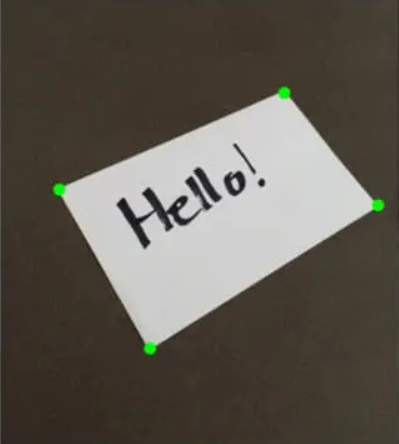
#> input picture hello.png, 399 x 444 px, given as the content of the folder ./docs/, which was not available
$ python multiplemethods.py
#> lines starting #> are read from the running program, lines starting #| are printed output that depends on the picture; after the words box and inside, x2 and y2 are one past the last pixel; in counts of white or black regions, pixels touching at a corner belong together; pictures that were not available may be replaced by others from this repository, and a replacement may not be noted
import cv2 as cv
import numpy as np
import argparse
import imutils
from imutils import build_montages
from imutils import paths

def get_four_corners_iterative(contour):
    peri = cv.arcLength(contour, True)
    for eps in np.linspace(0.01, 0.10, 10):
        approx = cv.approxPolyDP(contour, eps * peri, True)
        if len(approx) == 4:
            return approx.reshape(4, 2)
    return None

def get_min_area_rect(contour):
    rect = cv.minAreaRect(contour)
    box = cv.boxPoints(rect)
    # CRITICAL FIX: Convert float -> int
    return np.int32(box)

def get_convex_hull_approx(contour):
    hull = cv.convexHull(contour)
    peri = cv.arcLength(hull, True)
    approx = cv.approxPolyDP(hull, 0.04 * peri, True)
    if len(approx) == 4:
        return approx.reshape(4, 2)
    return None # Return None if not 4, to stay safe

def get_top_4_farthest(contour):
    M = cv.moments(contour)
    if M["m00"] == 0: return None
    cX = int(M["m10"] / M["m00"])
    cY = int(M["m01"] / M["m00"])

    pts = contour.reshape(-1, 2)

    # Safety: If contour has fewer than 4 points, return all of them
    if len(pts) < 4:
        return pts

    distances = np.sum((pts - np.array([cX, cY]))**2, axis=1)
    top_indices = np.argsort(distances)[::-1][:4]
    return pts[top_indices]

# --- MAIN LOOP ---

ap = argparse.ArgumentParser()
ap.add_argument("-i", "--images", default="./docs/", help="Path to the folder of images")
args = vars(ap.parse_args())

imagePaths = list(paths.list_images(args["images"]))
processed_images = []

print(f"Processing {len(imagePaths)} images...")

for path in imagePaths:
    try:
        # 1. Read & Resize
        img = cv.imread(path)
#> img is the input picture: shape (444, 399, 3); mean B, G, R 81, 89.6, 95.2
        if img is None: continue
        img = imutils.resize(img, height=600)
#> img: shape (600, 539, 3)
        final_viz = img.copy()

        # 2. Preprocessing
        gray = cv.cvtColor(img, cv.COLOR_BGR2GRAY)
        blur = cv.GaussianBlur(gray, (5,5), 0)
        ret, thresh = cv.threshold(blur, 0, 255, cv.THRESH_BINARY | cv.THRESH_OTSU)
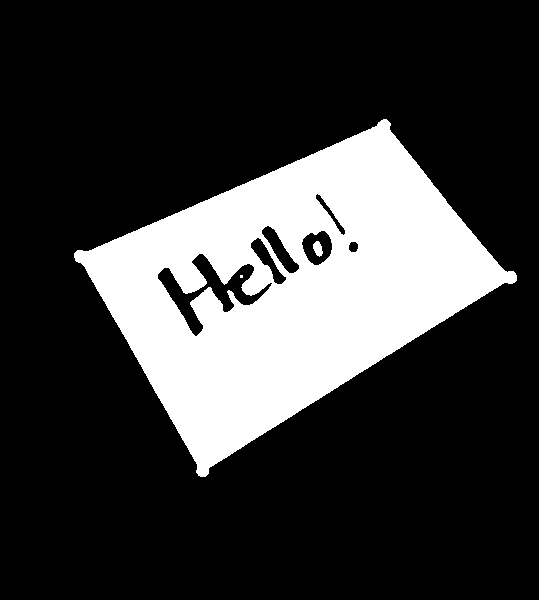
#> thresh: shape (600, 539); 22.8% white; 3 white regions (1 under 20 px)
#> ret = 130

        # 3. Find Contours
        cnts, _ = cv.findContours(thresh.copy(), cv.RETR_EXTERNAL, cv.CHAIN_APPROX_SIMPLE)
#> cnts = 1 contour; box (x1, y1, x2, y2) and area: (74, 119, 517, 477) 77660

        if len(cnts) > 0:
            cnts = sorted(cnts, key=cv.contourArea, reverse=True)
            largest = cnts[0]
#> largest = contour of 741 points, box (x1, y1, x2, y2) (74, 119, 517, 477), area 77660

            # --- BLUE: MinAreaRect (Robust Fix) ---
            try:
                box_rect = get_min_area_rect(largest)
#> in get_min_area_rect, `rect = cv.minAreaRect(contour)`: rect = ((290.6, 269.1), (376, 259.5), -32.12)
#> in get_min_area_rect, `box = cv.boxPoints(rect)`: box = [[200.3, 478.9], [62.38, 259.2], [380.8, 59.26], [518.8, 279]]
#> box_rect = [[200, 478], [62, 259], [380, 59], [518, 279]]
                cv.drawContours(final_viz, [box_rect], -1, (255, 0, 0), 2)
            except Exception as e:
                print(f"Blue failed on {path}: {e}")

            # --- RED: Convex Hull ---
            try:
                hull_pts = get_convex_hull_approx(largest)
#> in get_convex_hull_approx, `hull = cv.convexHull(contour)`: hull = contour of 15 points, box (x1, y1, x2, y2) (74, 119, 517, 477), area 83419
#> in get_convex_hull_approx, `peri = cv.arcLength(hull, True)`: peri = 1178
#> in get_convex_hull_approx, `approx = cv.approxPolyDP(hull, 0.04 * peri, True)`: approx = [[386, 119], [516, 280], [198, 475], [74, 253]]
#> hull_pts = [[386, 119], [516, 280], [198, 475], [74, 253]]
                if hull_pts is not None:
                    cv.drawContours(final_viz, [hull_pts], -1, (0, 0, 255), 7)
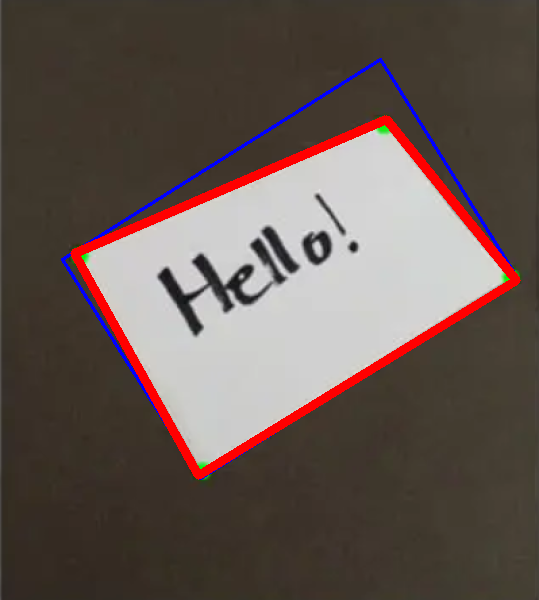
#> final_viz: shape (600, 539, 3); mean B, G, R 80.3, 86.1, 100.2
            except Exception as e:
                print(f"Red failed on {path}: {e}")

            # --- YELLOW: Top 4 (Robust Fix) ---
            try:
                farthest_pts = get_top_4_farthest(largest)
#> in get_top_4_farthest, `M = cv.moments(contour)`: M = moments, m00 77659.5, centre m10/m00, m01/m00 = (288.1, 286.9)
#> in get_top_4_farthest, `cX = int(M["m10"] / M["m00"])`: cX = 288
#> in get_top_4_farthest, `cY = int(M["m01"] / M["m00"])`: cY = 286
#> in get_top_4_farthest, `pts = contour.reshape(-1, 2)`: pts = 741 pairs, first value 74 to 516, second value 119 to 476
#> in get_top_4_farthest, `distances = np.sum((pts - np.array([cX, cY]))**2, axis=1)`: distances = 741 values, max 52105 at index 676, min 12274 at index 549, mean 26466.8
#> in get_top_4_farthest, `top_indices = np.argsort(distances)[::-1][:4]`: top_indices = [676, 675, 678, 677]
#> farthest_pts = [[516, 275], [516, 280], [515, 273], [515, 274]]
                if farthest_pts is not None:
                    for pt in farthest_pts:
                        # CRITICAL FIX: Cast to standard Python int for drawing
                        pt_tuple = (int(pt[0]), int(pt[1]))
                        cv.circle(final_viz, pt_tuple, 8, (0, 255, 255), -1)
#> this loop made 4 passes
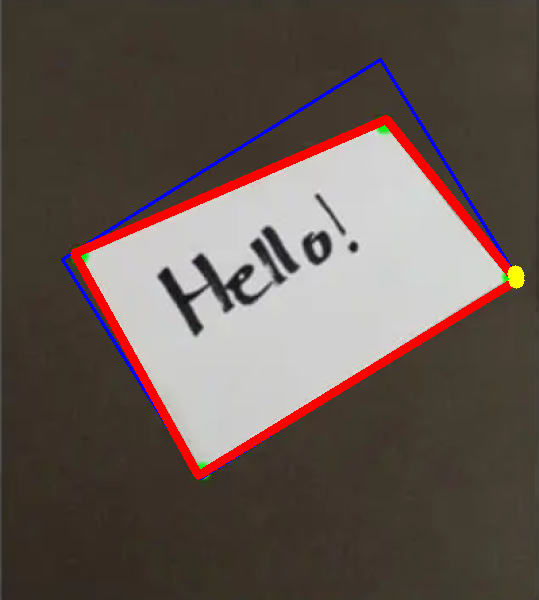
#> final_viz: shape (600, 539, 3); 0.1% of pixels changed, all inside (x1, y1, x2, y2) = (507, 265, 525, 289)
            except Exception as e:
                print(f"Yellow failed on {path}: {e}")

            # --- GREEN: Iterative ---
            try:
                iter_pts = get_four_corners_iterative(largest)
#> in get_four_corners_iterative, `peri = cv.arcLength(contour, True)`: peri = 1270
#> the loop in get_four_corners_iterative, `for eps in np.linspace(0.01, 0.10, 10):` made 1 pass
#> approx on pass 1: [[386, 119], [74, 253], [198, 475], [516, 280]]
#> iter_pts = [[386, 119], [74, 253], [198, 475], [516, 280]]
                if iter_pts is not None:
                    cv.drawContours(final_viz, [iter_pts], -1, (0, 255, 0), 2)
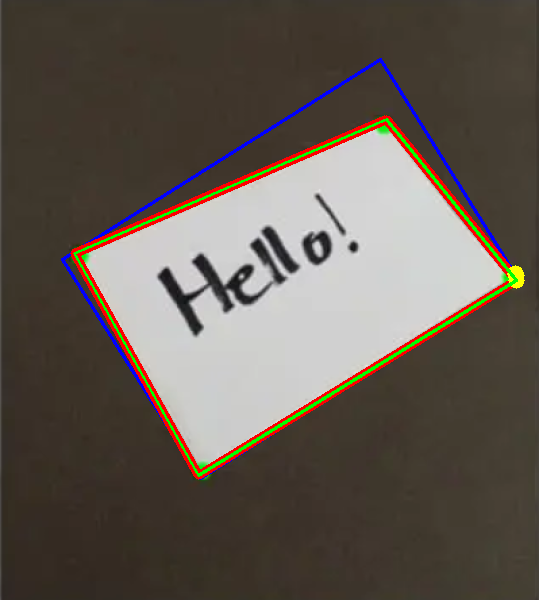
#> final_viz: shape (600, 539, 3); 1.06% of pixels changed, all inside (x1, y1, x2, y2) = (73, 118, 518, 477)
            except Exception as e:
                print(f"Green failed on {path}: {e}")

        processed_images.append(final_viz)

    except Exception as e:
        print(f"CRITICAL ERROR processing {path}: {e}")

# --- BUILD MONTAGE ---
if len(processed_images) > 0:
    montages = build_montages(processed_images, (300 , 300), (5, 5))
#> montages = 1 item
    for i, montage in enumerate(montages):
        cv.imshow(f"Montage {i+1}", montage)
#> this loop made 1 pass
#> pass 1, `cv.imshow(f"Montage {i+1}", montage)`:
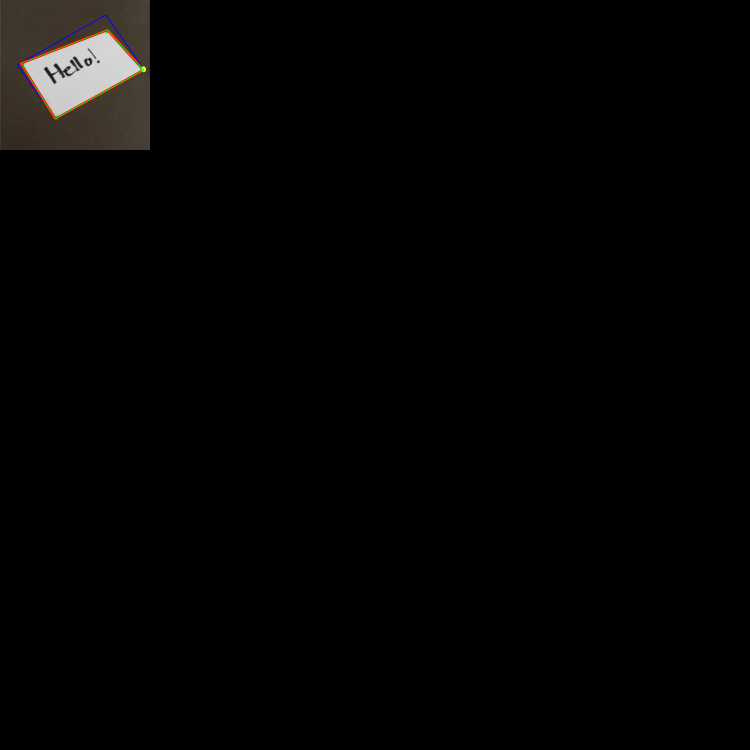
#> window 'Montage 1': shape (1500, 1500, 3) (shown at 1/2 size); mean B, G, R 3.2, 3.6, 3.9
    cv.waitKey(0)
    cv.destroyAllWindows()
else:
    print("No images processed!")
